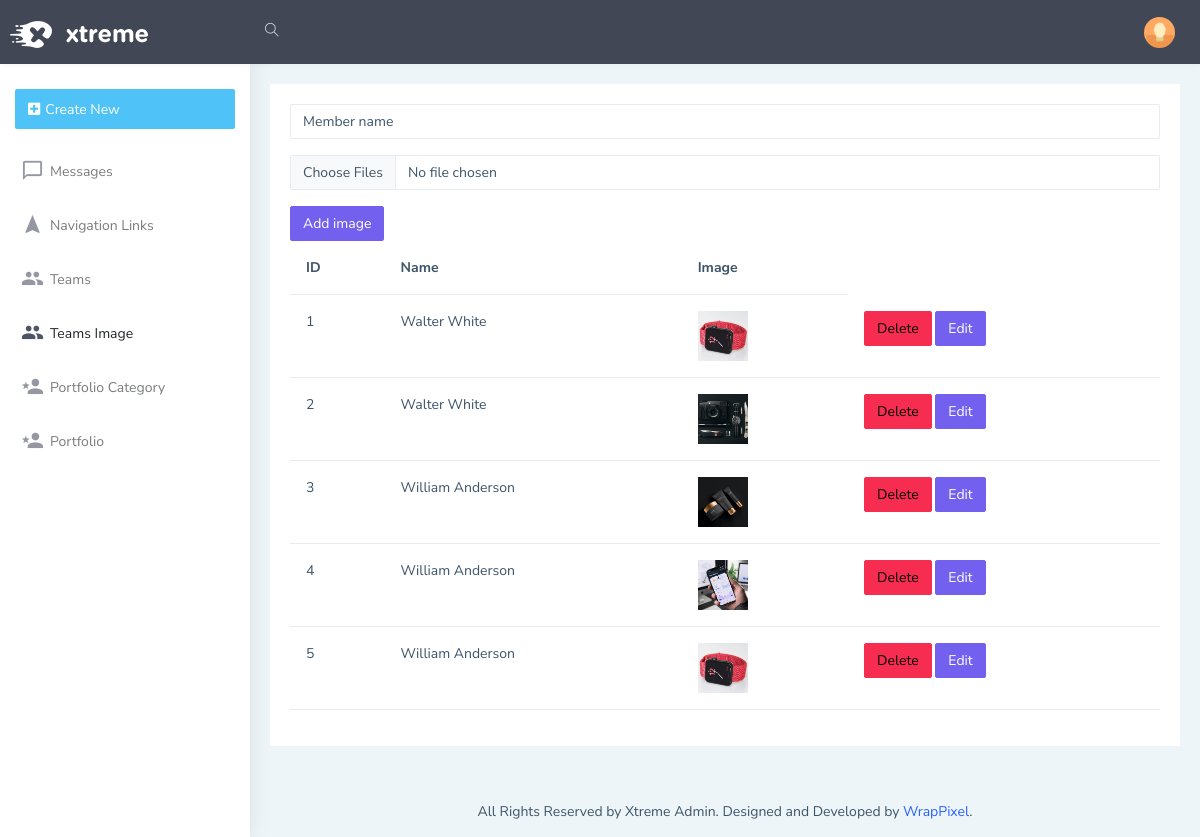
The page /admin/teamsimage on the database its author committed.
### models.py (models this page shows)
class TeamImages(db.Model):
    Id=db.Column(db.Integer,primary_key=True,autoincrement=True)
    Teamsid=db.Column(db.Integer, db.ForeignKey('teams.Id'))
    image=db.Column(db.String(50))

class Teams(db.Model):
    Id=db.Column(db.Integer, primary_key=True, autoincrement=True)
    Name=db.Column(db.String(50))
    Profession=db.Column(db.String(50))
    Image=db.Column(db.String(100))
    TwitterAdress=db.Column(db.String(50))
    FacebookAdress=db.Column(db.String(50))
    InstagramAdress=db.Column(db.String(50))
    LinkedinAdress=db.Column(db.String(50))
    Order=db.Column(db.Integer)
    IsActive=db.Column(db.Boolean)
    images=db.relationship('TeamImages', backref='team_images', lazy=True)

### admin/routes.py (the view)
@admin_bp.route('/teamsimage', methods=['GET','POST'])
def teamsimage():
    from models import Teams
    teams=Teams.query.all()
    teamimagesform=TeamImagesForm()
    teamimages=TeamImages.query.all()
    return render_template('admin/teamsimage.html',teams=teams,teamimagesform=teamimagesform,teamimages=teamimages,Teamsdata=Teams)

### admin/forms.py
class TeamImagesForm(FlaskForm):
    Teamsid=IntegerField('teamsid')
    image=FileField('image')
    submit=SubmitField('Add image')

### admin/templates/admin/teamsimage.html (shortened to what this page needs)
{% extends 'admin/layout.html' %}
{% block body %}
<form action="/admin/teamsimage/add" method="POST" enctype="multipart/form-data">
    <select name="Teams" class="form-control">
        <option value="Teams options">Member name</option>
    </select>
    {{teamimagesform.image(class="form-control my-3", id="exampleFormControlInput1", placeholder="Image", multiple='multiple')}}
    {{teamimagesform.submit(class='btn btn-primary')}}
</form>
<table class="table">
  <thead>
    <tr>
      <th scope="col">ID</th>
      <th scope="col">Name</th>
      <th scope="col">Image</th>
    </tr>
  </thead>
  <tbody>
      {% for teamimage in teamimages %}
    <tr>
      <td>{{teamimage.Id}}</td>
      <td>{{Teamsdata.query.filter_by(Id=teamimage.Teamsid).first().Name}}</td>
      <td><img src="/static/uploads/{{teamimage.image}}" alt="" style="width: 50px; height: 50px; object-fit:cover;"></td>
      <td>
          <a href="/admin/teamsimage/delete/{{teamimage.Id}}" class="btn btn-danger">Delete</a>
          <a href="/admin/teamsimage/edit/{{teamimage.Id}}" class="btn btn-primary">Edit</a>
      </td>
    </tr>
    {% endfor %}
  </tbody>
</table>
{% endblock %}

### rows shown on the page
TeamImages: Id "1", query.filter_by "Walter White", image (picture)
TeamImages: Id "2", query.filter_by "Walter White", image (picture)
TeamImages: Id "3", query.filter_by "William Anderson", image (picture)
TeamImages: Id "4", query.filter_by "William Anderson", image (picture)
TeamImages: Id "5", query.filter_by "William Anderson", image (picture)
